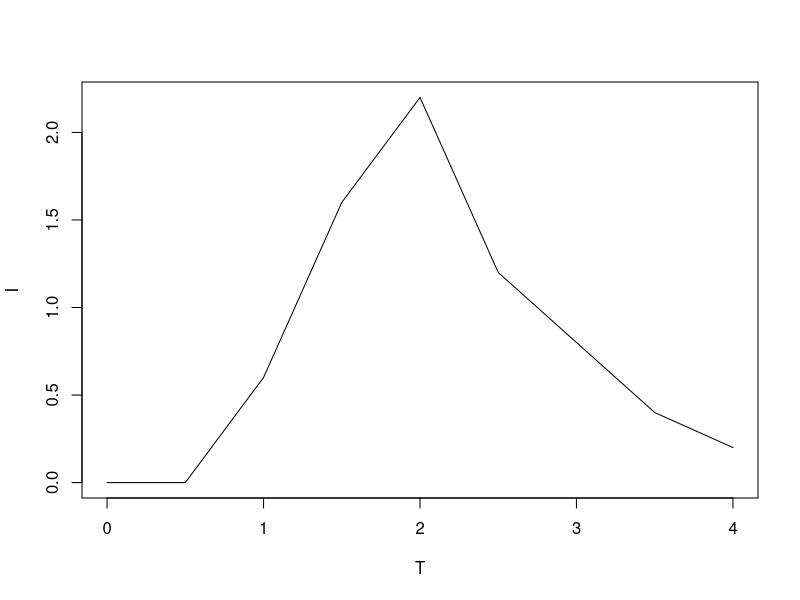

Write the R code that produced this figure.
# page no: 165

A = 8.6;             
T = seq(0,4,by=0.5)  
r = c(0, 0.4, 1.1, 2.3, 3.8, 4.8, 5.6, 6.2, 6.7);  
fi = 0.4;                                   	
dt = 0.5;                                   	

d = vector(length=9)
for (i in 2:9) d[i] = r[i]-r[i-1];   
I = vector(length=9)
p = vector(length=9)
s = 0;
for (i in 2:9) {
  p[i] = d[i]-fi;   
  I[i] = p[i]/dt;                		
  s = s+I[i];
  print(I[i]);
}

run = s*dt;
V = run*A*10000;
print(V);
plot(T,I, type='l')
